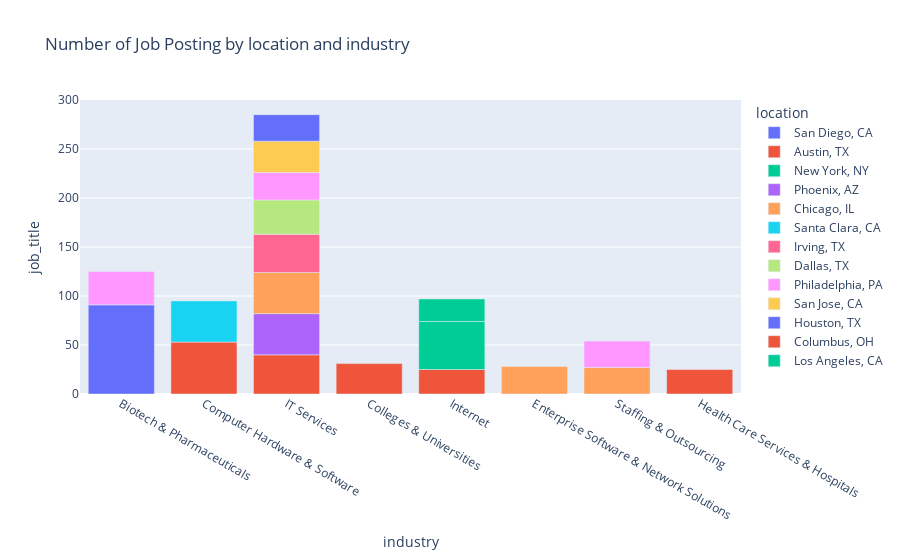

The cell this chart's notebook holds for it:
### Code cell
fig = px.bar(data_frame=roles_by_industry.head(20), x = "industry",
                                                    y = "job_title",
                                                    color="location",
                                                    title="Number of Job Posting by location and industry");
fig.show();

### Figure 1 — Plotly figure (JSON) as saved in the notebook; plotly's stock layout.template omitted (floating-point values rounded to 4 significant figures)
{"data": [{"alignmentgroup": "True", "hovertemplate": "location=San Diego, CA<br>industry=%{x}<br>job_title=%{y}<extra></extra>", "legendgroup": "San Diego, CA", "marker": {"color": "#636efa", "pattern": {"shape": ""}}, "name": "San Diego, CA", "offsetgroup": "San Diego, CA", "orientation": "v", "showlegend": true, "textposition": "auto", "type": "bar", "x": ["Biotech & Pharmaceuticals"], "xaxis": "x", "y": [91], "yaxis": "y"}, {"alignmentgroup": "True", "hovertemplate": "location=Austin, TX<br>industry=%{x}<br>job_title=%{y}<extra></extra>", "legendgroup": "Austin, TX", "marker": {"color": "#EF553B", "pattern": {"shape": ""}}, "name": "Austin, TX", "offsetgroup": "Austin, TX", "orientation": "v", "showlegend": true, "textposition": "auto", "type": "bar", "x": ["Computer Hardware & Software", "IT Services", "Colleges & Universities", "Internet"], "xaxis": "x", "y": [53, 40, 31, 25], "yaxis": "y"}, {"alignmentgroup": "True", "hovertemplate": "location=New York, NY<br>industry=%{x}<br>job_title=%{y}<extra></extra>", "legendgroup": "New York, NY", "marker": {"color": "#00cc96", "pattern": {"shape": ""}}, "name": "New York, NY", "offsetgroup": "New York, NY", "orientation": "v", "showlegend": true, "textposition": "auto", "type": "bar", "x": ["Internet"], "xaxis": "x", "y": [49], "yaxis": "y"}, {"alignmentgroup": "True", "hovertemplate": "location=Phoenix, AZ<br>industry=%{x}<br>job_title=%{y}<extra></extra>", "legendgroup": "Phoenix, AZ", "marker": {"color": "#ab63fa", "pattern": {"shape": ""}}, "name": "Phoenix, AZ", "offsetgroup": "Phoenix, AZ", "orientation": "v", "showlegend": true, "textposition": "auto", "type": "bar", "x": ["IT Services"], "xaxis": "x", "y": [42], "yaxis": "y"}, {"alignmentgroup": "True", "hovertemplate": "location=Chicago, IL<br>industry=%{x}<br>job_title=%{y}<extra></extra>", "legendgroup": "Chicago, IL", "marker": {"color": "#FFA15A", "pattern": {"shape": ""}}, "name": "Chicago, IL", "offsetgroup": "Chicago, IL", "orientation": "v", "showlegend": true, "textposition": "auto", "type": "bar", "x": ["IT Services", "Enterprise Software & Network Solutions", "Staffing & Outsourcing"], "xaxis": "x", "y": [42, 28, 27], "yaxis": "y"}, {"alignmentgroup": "True", "hovertemplate": "location=Santa Clara, CA<br>industry=%{x}<br>job_title=%{y}<extra></extra>", "legendgroup": "Santa Clara, CA", "marker": {"color": "#19d3f3", "pattern": {"shape": ""}}, "name": "Santa Clara, CA", "offsetgroup": "Santa Clara, CA", "orientation": "v", "showlegend": true, "textposition": "auto", "type": "bar", "x": ["Computer Hardware & Software"], "xaxis": "x", "y": [42], "yaxis": "y"}, {"alignmentgroup": "True", "hovertemplate": "location=Irving, TX<br>industry=%{x}<br>job_title=%{y}<extra></extra>", "legendgroup": "Irving, TX", "marker": {"color": "#FF6692", "pattern": {"shape": ""}}, "name": "Irving, TX", "offsetgroup": "Irving, TX", "orientation": "v", "showlegend": true, "textposition": "auto", "type": "bar", "x": ["IT Services"], "xaxis": "x", "y": [39], "yaxis": "y"}, {"alignmentgroup": "True", "hovertemplate": "location=Dallas, TX<br>industry=%{x}<br>job_title=%{y}<extra></extra>", "legendgroup": "Dallas, TX", "marker": {"color": "#B6E880", "pattern": {"shape": ""}}, "name": "Dallas, TX", "offsetgroup": "Dallas, TX", "orientation": "v", "showlegend": true, "textposition": "auto", "type": "bar", "x": ["IT Services"], "xaxis": "x", "y": [35], "yaxis": "y"}, {"alignmentgroup": "True", "hovertemplate": "location=Philadelphia, PA<br>industry=%{x}<br>job_title=%{y}<extra></extra>", "legendgroup": "Philadelphia, PA", "marker": {"color": "#FF97FF", "pattern": {"shape": ""}}, "name": "Philadelphia, PA", "offsetgroup": "Philadelphia, PA", "orientation": "v", "showlegend": true, "textposition": "auto", "type": "bar", "x": ["Biotech & Pharmaceuticals", "IT Services", "Staffing & Outsourcing"], "xaxis": "x", "y": [34, 28, 27], "yaxis": "y"}, {"alignmentgroup": "True", "hovertemplate": "location=San Jose, CA<br>industry=%{x}<br>job_title=%{y}<extra></extra>", "legendgroup": "San Jose, CA", "marker": {"color": "#FECB52", "pattern": {"shape": ""}}, "name": "San Jose, CA", "offsetgroup": "San Jose, CA", "orientation": "v", "showlegend": true, "textposition": "auto", "type": "bar", "x": ["IT Services"], "xaxis": "x", "y": [32], "yaxis": "y"}, {"alignmentgroup": "True", "hovertemplate": "location=Houston, TX<br>industry=%{x}<br>job_title=%{y}<extra></extra>", "legendgroup": "Houston, TX", "marker": {"color": "#636efa", "pattern": {"shape": ""}}, "name": "Houston, TX", "offsetgroup": "Houston, TX", "orientation": "v", "showlegend": true, "textposition": "auto", "type": "bar", "x": ["IT Services"], "xaxis": "x", "y": [27], "yaxis": "y"}, {"alignmentgroup": "True", "hovertemplate": "location=Columbus, OH<br>industry=%{x}<br>job_title=%{y}<extra></extra>", "legendgroup": "Columbus, OH", "marker": {"color": "#EF553B", "pattern": {"shape": ""}}, "name": "Columbus, OH", "offsetgroup": "Columbus, OH", "orientation": "v", "showlegend": true, "textposition": "auto", "type": "bar", "x": ["Health Care Services & Hospitals"], "xaxis": "x", "y": [25], "yaxis": "y"}, {"alignmentgroup": "True", "hovertemplate": "location=Los Angeles, CA<br>industry=%{x}<br>job_title=%{y}<extra></extra>", "legendgroup": "Los Angeles, CA", "marker": {"color": "#00cc96", "pattern": {"shape": ""}}, "name": "Los Angeles, CA", "offsetgroup": "Los Angeles, CA", "orientation": "v", "showlegend": true, "textposition": "auto", "type": "bar", "x": ["Internet"], "xaxis": "x", "y": [23], "yaxis": "y"}], "layout": {"barmode": "relative", "legend": {"title": {"text": "location"}, "tracegroupgap": 0}, "title": {"text": "Number of Job Posting by location and industry"}, "xaxis": {"anchor": "y", "domain": [0, 1], "title": {"text": "industry"}}, "yaxis": {"anchor": "x", "domain": [0, 1], "title": {"text": "job_title"}}}}
